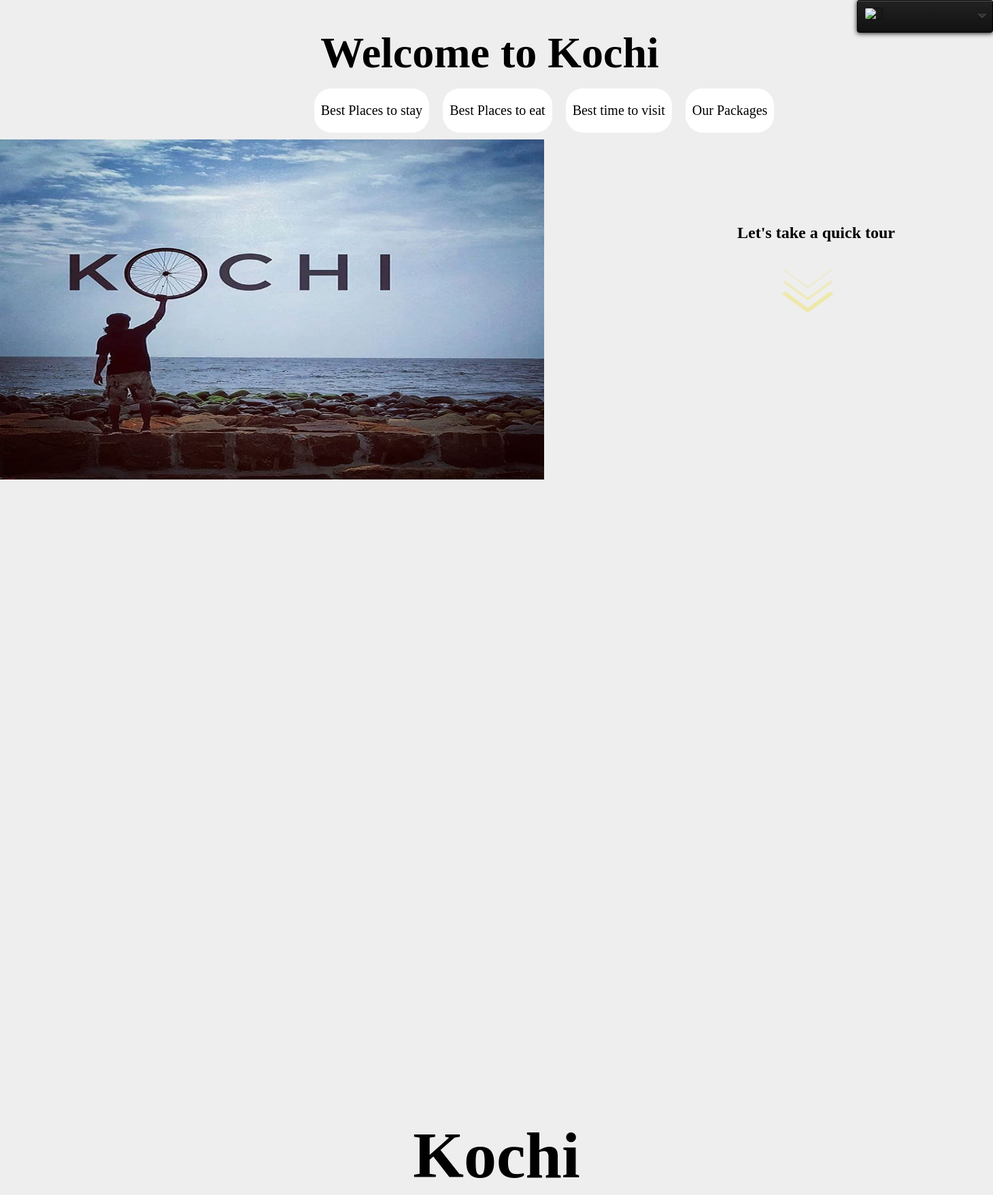
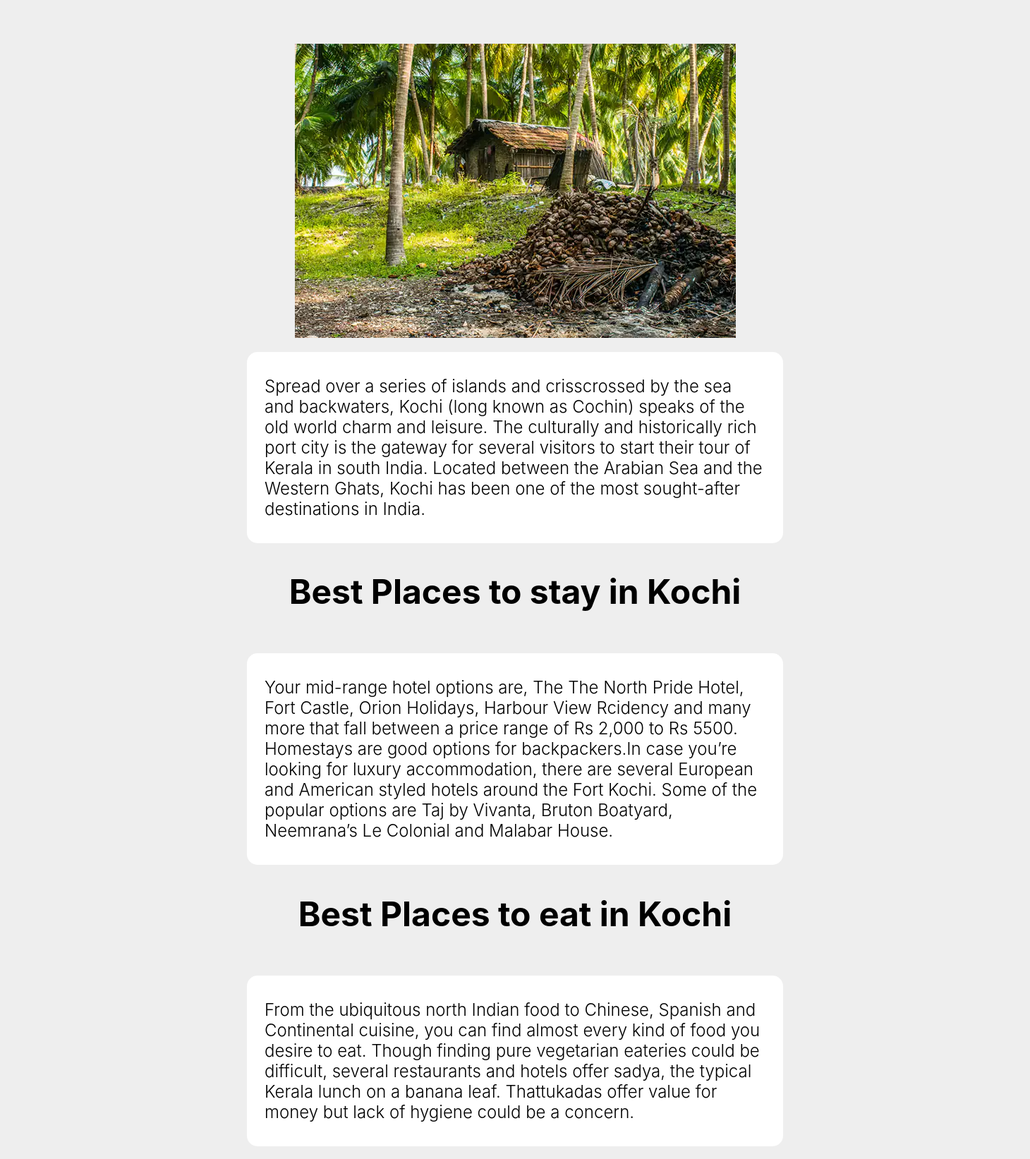
Page /fdetails.php?p=Kochi (upper part) on the committed database (2 pictures, top to bottom).
### tables this page shows
CREATE TABLE `places` (
  `place` varchar(20) NOT NULL,
  `brief` varchar(500) NOT NULL,
  `image1` varchar(50) NOT NULL,
  `image2` varchar(50) NOT NULL,
  `package1` int(11) NOT NULL,
  `package2` int(11) NOT NULL,
  `btv` varchar(500) DEFAULT NULL,
  `bps` varchar(500) DEFAULT NULL,
  `bpe` varchar(500) DEFAULT NULL
);

### fdetails.php (the view, shortened to what this page needs)
<!DOCTYPE html>
<head>
</head>
<body>
  <?php
  include "logoutbtn.php";
  ?>
  <br>
  <br>
  <?php
  include 'fconnection2.php';
  $pname = $_GET['p'];
  $sql = "select * from places where place='$pname'";
  $result = $con->query($sql);
  if ($result->num_rows > 0) {
    while ($row = $result->fetch_assoc()) {
      $place    = $row['place'];
      $brief   = $row['brief'];
      $image1 = $row['image1'];
      $image2 = $row['image2'];
      $package1 = $row['package1'];
      $package2 = $row['package2'];
      $bpe = $row['bpe'];
      $btv = $row['btv'];
      $bps = $row['bps'];
      echo "
            <h2 style='text-align: center;font-size: 4rem;font-weight: 600;margin-bottom: 5px;margin-top: 5px; margin-left: 180px;'> Welcome to $place </h2>
            <div class='flex-container' >
                <div class='ref'><a href='#bps'><p>Best Places to stay </p> </a></div>
                <div class='ref'><a href='#bpe'><p>Best Places to eat </p></div></a>
                <div class='ref'><a href='#btv'><p>Best time to visit</p></div></a>
                <div class='ref'><a href='#pckg'><p>Our Packages </p></div></a>
            </div>
            <div style='margin-right: 0px;'>
                <img src='images/$image2' style='width: 800px; height: 500px;' alt='' class='back'>
            <div class='container' >
            <div class='content'>
            <h2>Let's take a quick tour </h2>
              <a href='#opening'> <svg class='more-arrows'>
                <polygon class='arrow-top' points='37.6,27.9 1.8,1.3 3.3,0 37.6,25.3 71.9,0 73.7,1.3 '/>
                <polygon class='arrow-middle' points='37.6,45.8 0.8,18.7 4.4,16.4 37.6,41.2 71.2,16.4 74.5,18.7 '/>
                <polygon class='arrow-bottom' points='37.6,64 0,36.1 5.1,32.8 37.6,56.8 70.4,32.8 75.5,36.1 '/>
              </svg>
              </a>
            </div>
          </div>
          </div>
            <div class='details'>
                <h1 id='opening' class='place-name' style='font-size: 6em;'>$place</h1>
                <p style='text-align:center;'><img src='images/$image1' style='{display: block;margin-left: auto;margin-right: auto;width:50%;}' alt='' class='center'></p>
                <div class='deets'>
                    <p style='left:100px;right: 100px;'>$brief</p>
                </div>
                <h2 style='text-align: center;font-family: Benton Sans,-apple-system,BlinkMacSystemFont,Segoe UI,Roboto,Helvetica,Arial,sans-serif;font-size: 3rem;' id='bps'>Best Places to stay in $place </h2>
                <br>
                <div class='deets'><p>$bps</p></div>
                <h2 style='text-align: center; font-family: Benton Sans,-apple-system,BlinkMacSystemFont,Segoe UI,Roboto,Helvetica,Arial,sans-serif;font-size: 3rem;' id='bpe'>Best Places to eat in $place</h2>
                    <br>
                    <div class='deets'><p>$bpe</p></div>
                    <h2 style='text-align: center; font-family: Benton Sans,-apple-system,BlinkMacSystemFont,Segoe UI,Roboto,Helvetica,Arial,sans-serif;font-size: 3rem; ' id='btv'>Best time to visit $place</h2>
                    <br>
                    <div class='deets'><p>$btv</p></div>
                    <h3 style='padding-left:13px;padding-top: 25px;font-size: 1.5rem;'>      2 Nights 3 Days -Rs. $package1</h3>
                    <h3 style='padding-left:13px; padding-top: 25px;font-size: 1.5rem;'>      5 Nights 6 Days -Rs. $package2</h3>
            </div>
";
    }
  }
  ?>
</body>
</html>

### fdetails.php (style rules this page uses)
.details { display: block; margin: 25px 100px 25px 100px; padding: 25px 100px 75px 100px; }
a { color: inherit; text-decoration: none; }
.place-name { font-family: Georgia, serif; text-align: center; }
h1 { text-align: center; }
.deets { font-family: Verdana; background-color: #FFFFFF; border-radius: 15px; font-size: 1.5rem; font-weight: 300; font-family: Benton Sans, -apple-system, BlinkMacSystemFont, Segoe UI, Roboto, Helvetica, Arial, sans-serif; margin: 0px 150px 0px 150px; padding: 10px 25px 10px 25px; }
body { background-color: #eee; margin: 0px 0px 0px 0px; }
.flex-container { display: flex; align-items: center; justify-content: center; width: 1000px; margin-left: 300px; }
.flex-container>div { margin: 10px; padding-top: 1px; padding-right: 10px; padding-bottom: 1px; padding-left: 10px; font-size: 20px; }
.ref { background-color: #FFFFFF; border-radius: 25px; transition: 0.3s; }
.container { height: 100vh; padding-bottom: 20px; text-align: center; }
.content { margin-left: 950px; margin-right: 300px; margin-top: -400px; padding-bottom: 2px; display: inline-block; position: relative; border-radius: 15px; float: left; }
svg { text-align: center; display: block; padding-left: 200px; padding-top: 20px; }
.more-arrows { transition: transform .2s; }

### rows in the picture
places: place "Kochi", image2 (picture), image1 (picture), brief "Spread over a series of islands and crisscrossed by the sea and backwaters, Kochi (long known as Cochin) speaks of the old world charm and leisure. The culturally and historically rich port city is the gateway for several visitors to start their tour of Kerala in south India. Located between the Arabian Sea and the Western Ghats, Kochi has been one of the most sought-after destinations in India.", bps "Your mid-range hotel options are, The The North Pride Hotel, Fort Castle, Orion Holidays, Harbour View Rcidency and many more that fall between a price range of Rs 2,000 to Rs 5500. Homestays are good options for backpackers.In case you’re looking for luxury accommodation, there are several European and American styled hotels around the Fort Kochi. Some of the popular options are Taj by Vivanta, Bruton Boatyard, Neemrana’s Le Colonial and Malabar House.", bpe "From the ubiquitous north Indian food to Chinese, Spanish and Continental cuisine, you can find almost every kind of food you desire to eat. Though finding pure vegetarian eateries could be difficult, several restaurants and hotels offer sadya, the typical Kerala lunch on a banana leaf. Thattukadas offer value for money but lack of hygiene could be a concern."
